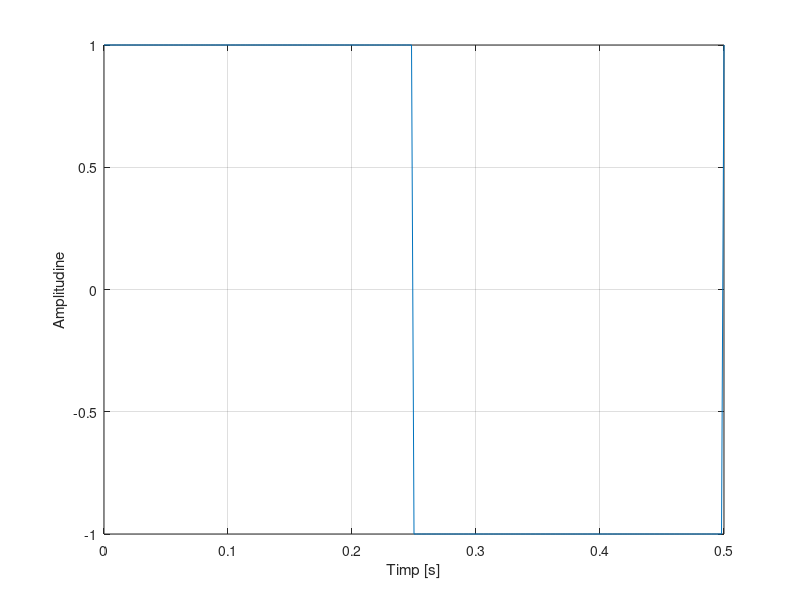
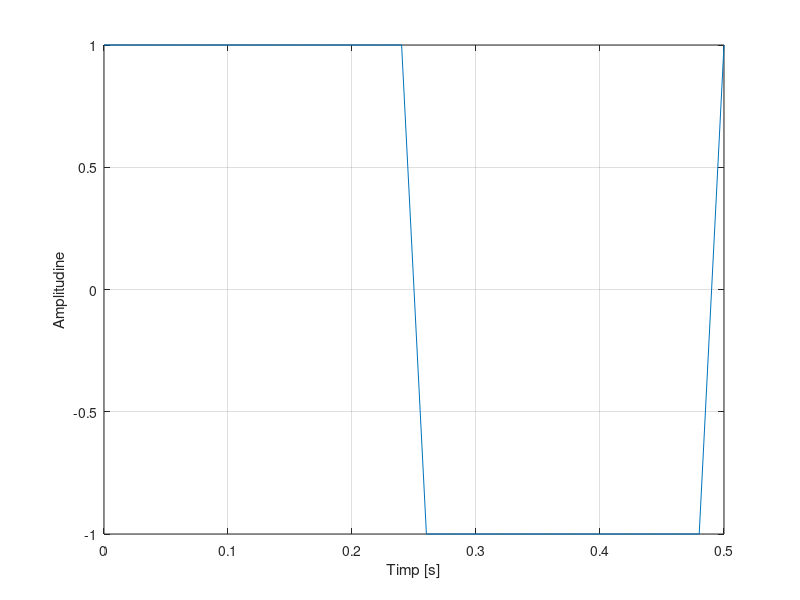
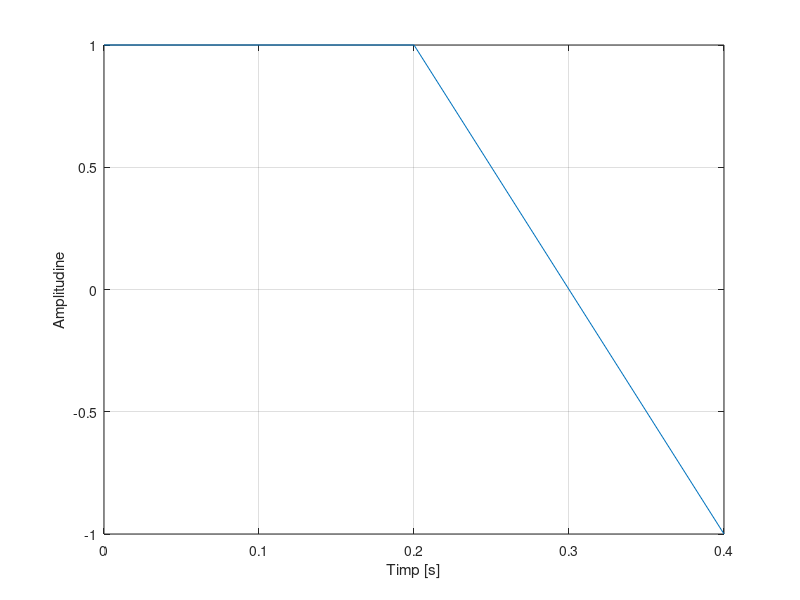

Reproduce these figures in MATLAB, in order.
f=4;
t=0:0.002:0.5
s=square(2*pi*f*t)
s(find(t>=0 & t<0.25))=1;
s(find(t>=0.25 & t<0.5))=-1;
figure(1)
plot(t,s)
xlabel('Timp [s]')
ylabel('Amplitudine')
grid

%Rezolutia temporara este 20 ms
% a)
f=4;
t=0:0.02:0.5
s=square(2*pi*f*t)
s(find(t>=0 & t<0.25))=1;
s(find(t>=0.25 & t<0.5))=-1;
figure(2)
plot(t,s)
xlabel('Timp [s]')
ylabel('Amplitudine')
grid
%Rezolutia temporara este 200 ms

f=4;
t=0:0.2:0.5
s=square(2*pi*f*t)
s(find(t>=0 & t<0.25))=1;
s(find(t>=0.25 & t<0.5))=-1;
figure(3)
plot(t,s)
xlabel('Timp [s]')
ylabel('Amplitudine')
grid

